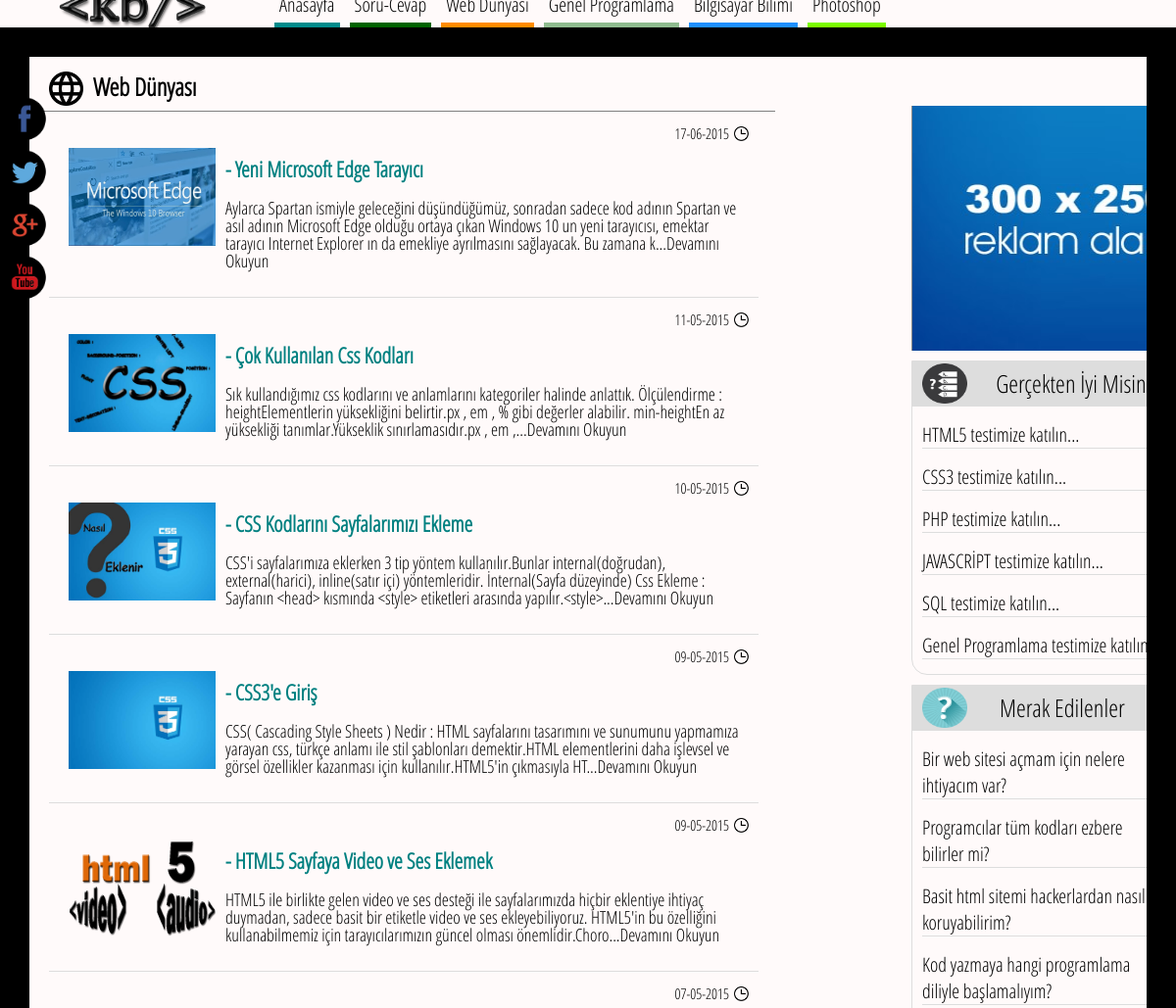
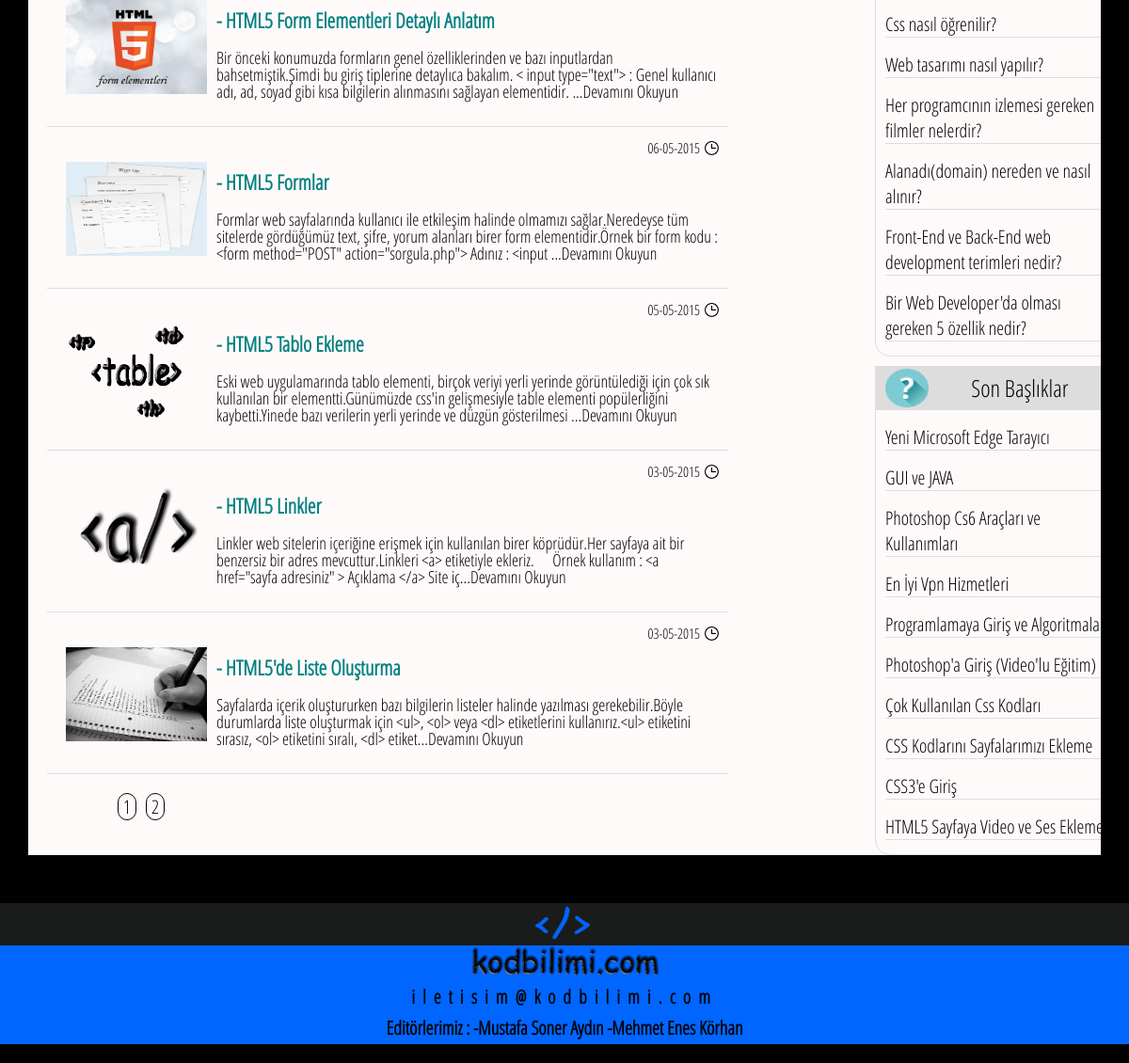
The app's page /webdunyasi/index.php?s=1 with its own data (2 pictures, top to bottom).
### tables this page shows
CREATE TABLE IF NOT EXISTS `konular` (
  `konu_id` int(11) NOT NULL AUTO_INCREMENT,
  `yayin_tarihi` timestamp NOT NULL DEFAULT CURRENT_TIMESTAMP,
  `konu_baslik` text NOT NULL,
  `konu_icerik` text NOT NULL,
  `kategori` text NOT NULL,
  `okunma` int(11) NOT NULL,
  `alt_kategori` varchar(80) NOT NULL,
  `konu_resmi` varchar(80) NOT NULL,
  PRIMARY KEY (`konu_id`)
);

CREATE TABLE IF NOT EXISTS `soru` (
  `soru` text NOT NULL,
  `cevap` text NOT NULL,
  `tarih` timestamp NOT NULL DEFAULT CURRENT_TIMESTAMP,
  `soru_id` int(11) NOT NULL AUTO_INCREMENT,
  `kategori` varchar(80) NOT NULL,
  `alt_kategori` varchar(20) NOT NULL,
  `okunma` int(11) NOT NULL,
  `kategori_id` int(11) NOT NULL,
  `resim_url` varchar(80) NOT NULL,
  PRIMARY KEY (`soru_id`)
);

### webdunyasi/index.php (the view, shortened to what this page needs)
<?php
	$sayfa=$_GET['s'];
	$sayfa = mysql_real_escape_string($sayfa);
    $sqlsorgu = mysql_query("SELECT * FROM konular where kategori='webdunyasi'");
    $konu_sayisi=mysql_num_rows($sqlsorgu);
	$sayfa_sayisi= $konu_sayisi/10;
	if($konu_sayisi%10==0){
			}
	else{
		$sayfa_sayisi++;
			}
?>
<!DOCTYPE html>
<html lang="tr-TR">
 <head>
  <link href='../kodlar/font.css' rel='stylesheet' type='text/css' />
  <link rel="stylesheet" type="text/css" href="../kodlar/konu_tasarim.css" />
  <link rel="stylesheet" type="text/css" href="../kodlar/sayfalamastil.css" />
 </head>
 <body style="margin-top:<?php $tar=$_SERVER['HTTP_USER_AGENT']; if(stripos($tar,"firefox")){echo "-23px";} else{echo "-20px";} ?>;">
  <?php
    require("../kodlar/menu.php");
	include("../kodlar/icon_socials.php");
  ?>
  <br />
  <section>
   <div id ="ana">
    <div id="icerik">
	 <div class="anabaslik"><img src="../img/web.png" alt="web simgesi" width="35" height="35" style="margin-top:15px;margin-right:10px;margin-bottom:5px;float:left;" /><h1 style="font-size:25px;line-height:18px;margin-bottom:15px;"> Web Dünyası</h1></div>
	 <?php
	  $ofset=($sayfa-1)*10;
      $sqlsorgu = mysql_query("SELECT * FROM konular where kategori='webdunyasi' Order By yayin_tarihi desc  LIMIT 10 OFFSET ".$ofset." ");
	 ?>
	 <div class="konular">
	 <?php
	 while($yazdir=mysql_fetch_array($sqlsorgu)){
			$newdate = date("d-m-Y", strtotime($yazdir['yayin_tarihi']));
			$url=seo($yazdir['konu_baslik']);
			$dosya=$yazdir['konu_resmi'];
			$metin=$yazdir['konu_baslik'];
			echo '<a class="menu_link2" href="./'.$url.'-t'.$yazdir['konu_id'].'.html" title="'.$metin.'"><div class="konu"><img style="float:right;margin-left:5px;" src="../img/zaman.png" alt="zaman simgesi" width="15" height="15" /><p class="tarih">'.$newdate.' </p><img class="resim" src="'.$dosya.'"   alt="'.$metin.'" width="150" height="100" /><h3 class="konu_baslik" title="'.$metin.'">- '.$metin.'</h3><p class="konu_aciklama">'.mb_substr(strip_tags($yazdir['konu_icerik']), 0, 250,'UTF-8').'...Devamını Okuyun</p></div></a>';
			}
	 ?>
	 </div>
           <ul class="sayfalama">
			  <?php
			   for($i=1; $i<=$sayfa_sayisi; $i++){
			   echo '<li><a class="menu_link2" title="'.$i.'.sayfaya gidin..." href="?s='.$i.'">'.$i.'</a></li>';
			   }
			  ?>
			</ul>
    <?php include("../kodlar/reklam.php"); ?>
	<?php include("../kodlar/yan_test.php"); ?>
	<?php include("../kodlar/merak_edilenler.php"); ?>
	<?php include("../kodlar/son_basliklar.php"); ?>
    </div>
    <?php
     function SEO($text) {
     $tr = array('ş','Ş','ı','İ','ğ','Ğ','ü','Ü','ö','Ö','Ç','ç',' ','?','!','*','/','=',':','(',')');
     $eng = array('s','s','i','i','g','g','u','u','o','o','c','c','-','-','-','-','-','-','-','-','-');
     $text = str_replace($tr,$eng,$text);
     $text = strtolower($text);
     return $text;
     }
    ?>
   </div>
  </section>
  <?php require ('../kodlar/footer.php'); ?>
 </body>
</html>

### kodlar/merak_edilenler.php (shortened to what this page needs)
<link rel="stylesheet" type="text/css" title="Main" media="screen,print" href="<?php if(isset($durum)){echo '../../kodlar/son_basliklarstil.css';}else{echo '../kodlar/son_basliklarstil.css';} ?>" />
	  <div id="yan">
       <h4 class="yanbaslik1">Merak Edilenler </h4>
	    <?php
         $sqlsorgu = mysql_query("SELECT * FROM soru Order By okunma desc limit 10");
		 $ilk=1;
         while($yazdir=mysql_fetch_array($sqlsorgu)){
         $metin = $yazdir['soru'];
	     $id2 = $yazdir['soru_id'];
	     $konu_basligi=$metin;
         $url=SEO($konu_basligi);
		 if($ilk==1){$ilk=5;}else{$ilk=-10;}
		 $konuresmi=$yazdir['resim_url'];
		 if(isset($durum)){echo '<a class="menu_link" href="../'.$url.'-t'.$id2.'.html" title="'.$konu_basligi.'"><img src="../'.$konuresmi.'" width="50" height="35" alt="'.$konu_basligi.'" style="border-radius:50px;float:right;padding-right:5px;margin-top:'.$ilk.'px" /><h3 class="dikkatceken">'.$konu_basligi.'</h3></a>';}
		 else{
	     echo '<a class="menu_link" href="../soru-cevap/'.$url.'-t'.$id2.'.html" title="'.$konu_basligi.'"><img src="'.$konuresmi.'" width="50" height="35" alt="'.$konu_basligi.'" style="border-radius:50px;float:right;padding-right:5px;margin-top:'.$ilk.'px" /><h3 class="dikkatceken">'.$konu_basligi.'</h3></a>'; }
	     }
	    ?>
     </div>

### kodlar/son_basliklar.php (shortened to what this page needs)
<link rel="stylesheet" type="text/css" title="Main" media="screen,print" href="<?php if(isset($durum)){echo '../../kodlar/son_basliklarstil.css';}else{echo '../kodlar/son_basliklarstil.css';} ?>" />
<div id="yan">
    <h4 class="yanbaslik1">Son Başlıklar </h4>
     <?php
     $sqlsorgu = mysql_query("SELECT * FROM konular Order By yayin_tarihi desc limit 10");
  $ilk=1;
     while($yazdir=mysql_fetch_array($sqlsorgu)){
     $metin = $yazdir['konu_baslik'];
  $id = $yazdir['konu_id'];
  $kategori=$yazdir['kategori'];
  $konu_basligi=$metin;
     $url=SEO($konu_basligi);
  if($ilk==1){$ilk=5;}else{$ilk=-10;}
  $konuresmi=$yazdir['konu_resmi'];
  echo '<a class="menu_link" href="../'.$kategori.'/'.$url.'-t'.$id.'.html" title="'.$konu_basligi.'"><img src="'.$konuresmi.'" width="50" height="35" alt="'.$konu_basligi.'" style="border-radius:50px;float:right;margin-right:5px;margin-top:'.$ilk.'px" /><h3 class="dikkatceken">'.$konu_basligi.'</h3></a>';}
      ?>
 </div>

### kodlar/konu_tasarim.css (style rules this page uses)
#icerik { font-family:"open sans condensed" ; background-color:snow; overflow:hidden; float:left; position:relaitive; width:100%; height:auto; min-height:900px; box-sizing:border-box; }
#ana { cursor:default; min-height:500px; width:95%; margin:60px auto; font-family:"open sans condansed"; }
.menu_link2,.menu_link { color:black; text-decoration:none; }
.tarih { font-size:15px; color:black; text-align:right; margin-bottom:-5px; margin-top:-3px; }
.dikkatceken { font-size:20px; color:black; margin-left:10px; border-bottom:1px solid #ddd; margin-top:15px; margin-bottom:15px; font-weight:lighter; }
.anabaslik { float:left; width:65%; padding-left:20px; margin-bottom:5px; height:auto; overflow:hidden; border-bottom:1px solid grey; }
.konu_aciklama { color:black;font-size:18px;line-height:18px; }
.konu_baslik { font-size:22px;line-height:18px; }
.konular { position:relaitive; margin:0px 20px; height:auto; width:65%; }
.resim { margin:10px; float:left; }
.konu { float:left; width:95%; padding:10px; margin-bottom:5px; font-size:20px; height:auto; overflow:hidden; transition-duration:0.5s; color:teal; border-bottom:1px solid #ddd; }
body { background-color:black; width:100%; height:100%; margin:auto; padding:auto; }

### kodlar/sayfalamastil.css (style rules this page uses)
.sayfalama { list-style:none; text-align:center; margin:10px 50px; width:400px; height:40px; overflow:auto; float:left; }
.sayfalama li { transition-duration:0.5s; text-align:center; font-size:20px; margin:5px; padding-top:-5px; padding-bottom:-5px; padding-left:5px; padding-right:5px; position:relaitive; border:1px solid black; border-radius:20px; float:left; position:relaitive; }

### kodlar/son_basliklarstil.css (style rules this page uses)
#yan { margin-top:10px; margin-left:900px; font-family:"open sans condensed" ; border-bottom-left-radius:1em; border-bottom-right-radius:1em; background-size:100% 100%; overflow:hidden; width:27%; box-sizing:border-box; -webkit-box-sizing:border-box; border:1px solid #ddd; }
.yanbaslik1 { background-color:#ddd; background-image:url(../img/dikkat.png); background-repeat:no-repeat; text-align:center; font-size:25px; border-bottom:1px inset #ddd; margin:0px; line-height:5px; padding:20px; overflow:auto; font-weight:lighter; background-position:10px; background-size:15% 90%; }

### records on screen
konular: yayin_tarihi "17-06-2015", konu_resmi (picture), konu_baslik "Yeni Microsoft Edge Tarayıcı", konu_icerik "Aylarca Spartan ismiyle geleceğini düşündüğümüz, sonradan sadece kod adının Spartan ve asıl adının Microsoft Edge olduğu ortaya çıkan Windows 10 un yeni tarayıcısı, emektar tarayıcı Internet Explorer ın da emekliye ayrılmasını sağlayacak. Bu zamana k"
konular: yayin_tarihi "11-05-2015", konu_resmi (picture), konu_baslik "Çok Kullanılan Css Kodları", konu_icerik "Sık kullandığımız css kodlarını ve anlamlarını kategoriler halinde anlattık. Ölçülendirme : heightElementlerin yüksekliğini belirtir.px , em , % gibi değerler alabilir. min-heightEn az yüksekliği tanımlar.Yükseklik sınırlamasıdır.px , em ,"
konular: yayin_tarihi "10-05-2015", konu_resmi (picture), konu_baslik "CSS Kodlarını Sayfalarımızı Ekleme", konu_icerik "CSS'i sayfalarımıza eklerken 3 tip yöntem kullanılır.Bunlar internal(doğrudan), external(harici), inline(satır içi) yöntemleridir. İnternal(Sayfa düzeyinde) Css Ekleme : Sayfanın <head> kısmında <style> etiketleri arasında yapılır.<style>"
konular: yayin_tarihi "09-05-2015", konu_resmi (picture), konu_baslik "CSS3'e Giriş", konu_icerik "CSS( Cascading Style Sheets ) Nedir : HTML sayfalarını tasarımını ve sunumunu yapmamıza yarayan css, türkçe anlamı ile stil şablonları demektir.HTML elementlerini daha işlevsel ve görsel özellikler kazanması için kullanılır.HTML5'in çıkmasıyla HT"
konular: yayin_tarihi "09-05-2015", konu_resmi (picture), konu_baslik "HTML5 Sayfaya Video ve Ses Eklemek", konu_icerik "HTML5 ile birlikte gelen video ve ses desteği ile sayfalarımızda hiçbir eklentiye ihtiyaç duymadan, sadece basit bir etiketle video ve ses ekleyebiliyoruz. HTML5'in bu özelliğini kullanabilmemiz için tarayıcılarımızın güncel olması önemlidir.Choro", konu_baslik "HTML5 Sayfaya Video ve Ses…"
konular: yayin_tarihi "07-05-2015", konu_resmi (picture), konu_baslik "HTML5 Form Elementleri Detaylı Anlatım", konu_icerik "Bir önceki konumuzda formların genel özelliklerinden ve bazı inputlardan bahsetmiştik.Şimdi bu giriş tiplerine detaylıca bakalım. < input type=\"text\"> : Genel kullanıcı adı, ad, soyad gibi kısa bilgilerin alınmasını sağlayan elementidir."
konular: yayin_tarihi "06-05-2015", konu_resmi (picture), konu_baslik "HTML5 Formlar", konu_icerik "Formlar web sayfalarında kullanıcı ile etkileşim halinde olmamızı sağlar.Neredeyse tüm sitelerde gördüğümüz text, şifre, yorum alanları birer form elementidir.Örnek bir form kodu : <form method=\"POST\" action=\"sorgula.php\"> Adınız : <input"
konular: yayin_tarihi "05-05-2015", konu_resmi (picture), konu_baslik "HTML5 Tablo Ekleme", konu_icerik "Eski web uygulamarında tablo elementi, birçok veriyi yerli yerinde görüntülediği için çok sık kullanılan bir elementti.Günümüzde css'in gelişmesiyle table elementi popülerliğini kaybetti.Yinede bazı verilerin yerli yerinde ve düzgün gösterilmesi"
konular: yayin_tarihi "03-05-2015", konu_resmi (picture), konu_baslik "HTML5 Linkler", konu_icerik "Linkler web sitelerin içeriğine erişmek için kullanılan birer köprüdür.Her sayfaya ait bir benzersiz bir adres mevcuttur.Linkleri <a> etiketiyle ekleriz. Örnek kullanım : <a href=\"sayfa adresiniz\" > Açıklama </a> Site iç"
konular: yayin_tarihi "03-05-2015", konu_resmi (picture), konu_baslik "HTML5'de Liste Oluşturma", konu_icerik "Sayfalarda içerik oluştururken bazı bilgilerin listeler halinde yazılması gerekebilir.Böyle durumlarda liste oluşturmak için <ul>, <ol> veya <dl> etiketlerini kullanırız.<ul> etiketini sırasız, <ol> etiketini sıralı, <dl> etiket"
soru: soru "Bir web sitesi açmam için nelere ihtiyacım var?"
soru: soru "Programcılar tüm kodları ezbere bilirler mi?"
soru: soru "Basit html sitemi hackerlardan nasıl koruyabilirim?"
soru: soru "Kod yazmaya hangi programlama diliyle başlamalıyım?"
soru: soru "Css nasıl öğrenilir?"
soru: soru "Web tasarımı nasıl yapılır?"
soru: soru "Her programcının izlemesi gereken filmler nelerdir?"
soru: soru "Alanadı(domain) nereden ve nasıl alınır?"
soru: soru "Front-End ve Back-End web development terimleri nedir?"
soru: soru "Bir Web Developer'da olması gereken 5 özellik nedir?"
konular: konu_baslik "GUI ve JAVA"
konular: konu_baslik "Photoshop Cs6 Araçları ve Kullanımları"
konular: konu_baslik "En İyi Vpn Hizmetleri"
konular: konu_baslik "Programlamaya Giriş ve…"
konular: konu_baslik "Photoshop'a Giriş (Video'lu Eğitim)"
